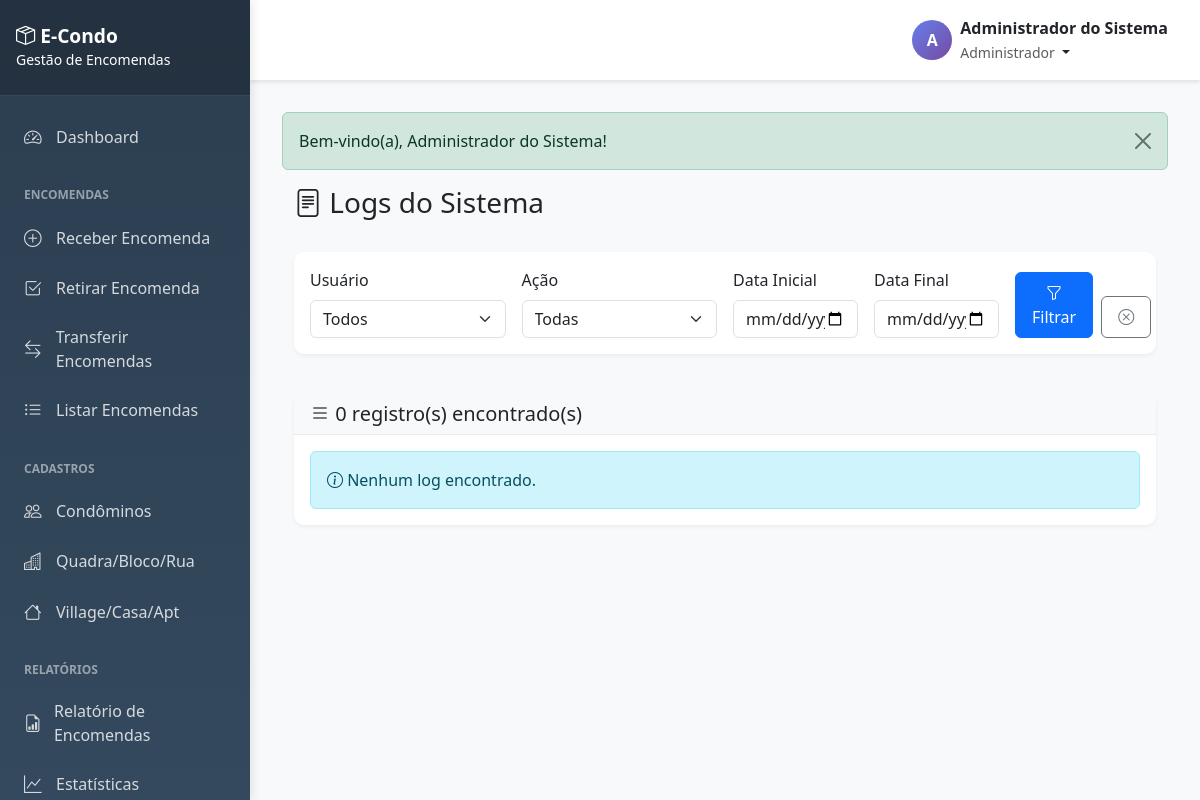
Screenshot of /admin/logs.php (signed in) with the database file from the repository.
### tables this page shows
CREATE TABLE IF NOT EXISTS users (
    id INT AUTO_INCREMENT PRIMARY KEY,
    username VARCHAR(50) NOT NULL UNIQUE,
    password VARCHAR(255) NOT NULL,
    full_name VARCHAR(100) NOT NULL,
    email VARCHAR(100) NOT NULL,
    role ENUM('admin', 'porteiro', 'administracao') NOT NULL DEFAULT 'porteiro',
    status ENUM('ativo', 'inativo') NOT NULL DEFAULT 'ativo',
    created_at TIMESTAMP DEFAULT CURRENT_TIMESTAMP,
    updated_at TIMESTAMP DEFAULT CURRENT_TIMESTAMP ON UPDATE CURRENT_TIMESTAMP,
    INDEX idx_username (username),
    INDEX idx_role (role),
    INDEX idx_status (status)
);

### config/config.php (called while the page is built, shortened)
<?php
spl_autoload_register(function ($class) {
    $directories = [
        BASE_PATH . 'app/models/',
        BASE_PATH . 'app/controllers/',
        BASE_PATH . 'app/core/',
        BASE_PATH . 'app/helpers/',
    ];
    foreach ($directories as $directory) {
        $file = $directory . $class . '.php';
        if (file_exists($file)) {
            return;
        }
    }
});
function isLoggedIn() {
    return isset($_SESSION['user_id']) && !empty($_SESSION['user_id']);
}
function getCurrentUser() {
    return [
        'id' => $_SESSION['user_id'] ?? null,
        'username' => $_SESSION['username'] ?? null,
        'full_name' => $_SESSION['full_name'] ?? null,
        'role' => $_SESSION['role'] ?? null,
        'email' => $_SESSION['email'] ?? null,
    ];
}
function hasRole($roles) {
    return in_array($_SESSION['role'] ?? '', $roles);
}
function getFlash() {
    if (isset($_SESSION['flash'])) {
        $flash = $_SESSION['flash'];
        return $flash;
    }
    return null;
}

### app/core/Model.php (called while the page is built, shortened)
<?php
class Model {
    protected $db;
    protected $table;
    public function __construct() {
        $this->db = Database::getInstance()->getConnection();
    }
    public function findAll($orderBy = 'id', $order = 'ASC') {
        $sql = "SELECT * FROM {$this->table} ORDER BY {$orderBy} {$order}";
        $stmt = $this->db->query($sql);
        return $stmt->fetchAll();
    }
    public function query($sql, $params = []) {
        $stmt = $this->db->prepare($sql);
        $stmt->execute($params);
        return $stmt->fetchAll();
    }
}

### app/core/Database.php (called while the page is built, shortened)
<?php
class Database {
    private static $instance = null;
    private $connection;
    private function __construct() {
        try {
            $dsn = "mysql:host=" . DB_HOST . ";dbname=" . DB_NAME . ";charset=" . DB_CHARSET;
            $options = [
                PDO::ATTR_ERRMODE => PDO::ERRMODE_EXCEPTION,
                PDO::ATTR_DEFAULT_FETCH_MODE => PDO::FETCH_ASSOC,
                PDO::ATTR_EMULATE_PREPARES => false,
                PDO::MYSQL_ATTR_INIT_COMMAND => "SET NAMES utf8mb4"
            ];
            $this->connection = new PDO($dsn, DB_USER, DB_PASS, $options);
        } catch (PDOException $e) {
            die("Erro de conexão com o banco de dados: " . $e->getMessage());
        }
    }
    public static function getInstance() {
        if (self::$instance === null) {
            self::$instance = new self();
        }
        return self::$instance;
    }
    public function getConnection() {
        return $this->connection;
    }
}

### app/models/User.php (called while the page is built, shortened)
<?php
class User extends Model {
    public function getAll() {
        return $this->findAll('full_name', 'ASC');
    }
}

### app/models/SystemLog.php (called while the page is built, shortened)
<?php
class SystemLog extends Model {
    protected $table = 'system_logs';
    public function search($filters = []) {
        $sql = "SELECT sl.*, u.full_name as user_name, u.username
                FROM {$this->table} sl
                LEFT JOIN users u ON sl.user_id = u.id
                WHERE 1=1";
        $params = [];
        $sql .= " ORDER BY sl.created_at DESC LIMIT 500";
        return $this->query($sql, $params);
    }
}

### admin/logs.php (the view, shortened to what this page needs)
<?php
require_once '../config/config.php';
$logModel = new SystemLog();
$filters = [
    'user_id' => $_GET['user_id'] ?? '',
    'action' => $_GET['action'] ?? '',
    'date_from' => $_GET['date_from'] ?? '',
    'date_to' => $_GET['date_to'] ?? '',
];
$logs = $logModel->search($filters);
$userModel = new User();
$users = $userModel->getAll();
require_once '../app/views/layouts/header.php';
?>
<div class="container-fluid">
    <div class="row">
        <div class="col-12">
            <div class="d-flex justify-content-between align-items-center mb-4">
                <h1 class="h3">
                    <i class="bi bi-file-text"></i> Logs do Sistema
                </h1>
            </div>
        </div>
    </div>
    <div class="row mb-3">
        <div class="col-12">
            <div class="card">
                <div class="card-body">
                    <form method="GET" action="" class="row g-3">
                        <div class="col-md-3">
                            <label for="user_id" class="form-label">Usuário</label>
                            <select class="form-select" id="user_id" name="user_id">
                                <option value="">Todos</option>
                            </select>
                        </div>
                        <div class="col-md-3">
                            <label for="action" class="form-label">Ação</label>
                            <select class="form-select" id="action" name="action">
                                <option value="">Todas</option>
                            </select>
                        </div>
                        <div class="col-md-2">
                            <label for="date_from" class="form-label">Data Inicial</label>
                            <input type="date" class="form-control" id="date_from" name="date_from"
                                   value="<?= htmlspecialchars($filters['date_from']) ?>">
                        </div>
                        <div class="col-md-2">
                            <label for="date_to" class="form-label">Data Final</label>
                            <input type="date" class="form-control" id="date_to" name="date_to"
                                   value="<?= htmlspecialchars($filters['date_to']) ?>">
                        </div>
                        <div class="col-md-2 d-flex align-items-end">
                            <button type="submit" class="btn btn-primary me-2">
                                <i class="bi bi-funnel"></i> Filtrar
                            </button>
                            <a href="<?= SITE_URL ?>/admin/logs.php" class="btn btn-outline-secondary">
                                <i class="bi bi-x-circle"></i>
                            </a>
                        </div>
                    </form>
                </div>
            </div>
        </div>
    </div>
    <div class="row">
        <div class="col-12">
            <div class="card">
                <div class="card-header bg-light">
                    <h5 class="mb-0">
                        <i class="bi bi-list"></i>
                        <?= count($logs) ?> registro(s) encontrado(s)
                    </h5>
                </div>
                <div class="card-body">
                    <?php if (empty($logs)): ?>
                        <div class="alert alert-info mb-0">
                            <i class="bi bi-info-circle"></i> Nenhum log encontrado.
                        </div>
                    <?php endif; ?>
                </div>
            </div>
        </div>
    </div>
</div>
<?php require_once '../app/views/layouts/footer.php'; ?>

### app/views/layouts/header.php (shortened to what this page needs)
<!DOCTYPE html>
<html lang="pt-BR">
<head>
    <link href="https://cdn.jsdelivr.net/npm/bootstrap@5.3.0/dist/css/bootstrap.min.css" rel="stylesheet">
    <link rel="stylesheet" href="https://cdn.jsdelivr.net/npm/bootstrap-icons@1.11.0/font/bootstrap-icons.css">
</head>
<body>
    <div class="sidebar">
        <div class="sidebar-header">
            <h4><i class="bi bi-box-seam"></i> E-Condo</h4>
            <small>Gestão de Encomendas</small>
        </div>
        <div class="sidebar-menu">
            <a href="<?= SITE_URL ?>/index.php" class="<?= basename($_SERVER['PHP_SELF']) == 'index.php' ? 'active' : '' ?>">
                <i class="bi bi-speedometer2"></i> Dashboard
            </a>
            <div class="menu-section">Encomendas</div>
            <?php if (hasRole(['admin', 'porteiro'])): ?>
            <a href="<?= SITE_URL ?>/packages/receive.php">
                <i class="bi bi-plus-circle"></i> Receber Encomenda
            </a>
            <?php endif; ?>
            <a href="<?= SITE_URL ?>/packages/pickup.php">
                <i class="bi bi-check2-square"></i> Retirar Encomenda
            </a>
            <?php if (hasRole(['admin', 'porteiro', 'administracao'])): ?>
            <a href="<?= SITE_URL ?>/packages/transfer.php">
                <i class="bi bi-arrow-left-right"></i> Transferir Encomendas
            </a>
            <?php endif; ?>
            <a href="<?= SITE_URL ?>/packages/list.php">
                <i class="bi bi-list-ul"></i> Listar Encomendas
            </a>
            <div class="menu-section">Cadastros</div>
            <?php if (hasRole(['admin'])): ?>
            <a href="<?= SITE_URL ?>/residents/list.php">
                <i class="bi bi-people"></i> Condôminos
            </a>
            <a href="<?= SITE_URL ?>/villages/list.php">
                <i class="bi bi-buildings"></i> Quadra/Bloco/Rua
            </a>
            <a href="<?= SITE_URL ?>/houses/list.php">
                <i class="bi bi-house"></i> Village/Casa/Apt
            </a>
            <?php endif; ?>
            <div class="menu-section">Relatórios</div>
            <a href="<?= SITE_URL ?>/reports/packages.php">
                <i class="bi bi-file-earmark-bar-graph"></i> Relatório de Encomendas
            </a>
            <?php if (hasRole(['admin'])): ?>
            <a href="<?= SITE_URL ?>/reports/statistics.php">
                <i class="bi bi-graph-up"></i> Estatísticas
            </a>
            <?php endif; ?>
        </div>
    </div>
    <div class="main-content">
        <div class="top-navbar">
            <div class="d-flex justify-content-between align-items-center">
                <div class="user-info">
                    <div class="user-avatar">
                        <?= strtoupper(substr(getCurrentUser()['full_name'], 0, 1)) ?>
                    </div>
                    <div class="dropdown">
                        <a class="text-decoration-none text-dark dropdown-toggle" href="#" role="button"
                           data-bs-toggle="dropdown" aria-expanded="false">
                            <strong><?= htmlspecialchars(getCurrentUser()['full_name']) ?></strong>
                            <br>
                            <small class="text-muted">
                                <?php
                                $roles = [
                                    'admin' => 'Administrador',
                                    'porteiro' => 'Porteiro',
                                    'administracao' => 'Administração'
                                ];
                                echo $roles[getCurrentUser()['role']] ?? getCurrentUser()['role'];
                                ?>
                            </small>
                        </a>
                    </div>
                </div>
            </div>
        </div>
        <div class="content-wrapper">
            <?php
            $flash = getFlash();
            if ($flash):
            ?>
                <div class="alert alert-<?= $flash['type'] ?> alert-dismissible fade show" role="alert">
                    <?= $flash['message'] ?>
                    <button type="button" class="btn-close" data-bs-dismiss="alert"></button>
                </div>
            <?php endif; ?>

### app/views/layouts/header.php (style rules this page uses)
:root { --sidebar-width: 250px; --header-height: 60px; }
body { font-family: 'Segoe UI', Tahoma, Geneva, Verdana, sans-serif; background-color: #f8f9fa; }
.sidebar { position: fixed; top: 0; left: 0; height: 100vh; width: var(--sidebar-width); background: linear-gradient(180deg, #2c3e50 0%, #34495e 100%); color: white; overflow-y: auto; z-index: 1000; box-shadow: 2px 0 10px rgba(0,0,0,0.1); }
.sidebar-header { padding: 1.5rem 1rem; background: rgba(0,0,0,0.2); border-bottom: 1px solid rgba(255,255,255,0.1); }
.sidebar-header h4 { margin: 0; font-size: 1.2rem; font-weight: 600; }
.sidebar-menu { padding: 1rem 0; }
.sidebar-menu a { display: flex; align-items: center; padding: 0.75rem 1.5rem; color: rgba(255,255,255,0.8); text-decoration: none; transition: all 0.3s; }
.sidebar-menu a i { margin-right: 0.75rem; font-size: 1.1rem; width: 20px; }
.sidebar-menu .menu-section { padding: 0.5rem 1.5rem; font-size: 0.75rem; text-transform: uppercase; color: rgba(255,255,255,0.5); font-weight: 600; margin-top: 1rem; }
.main-content { margin-left: var(--sidebar-width); min-height: 100vh; }
.top-navbar { background: white; box-shadow: 0 2px 4px rgba(0,0,0,0.1); padding: 1rem 2rem; margin-bottom: 2rem; }
.user-info { display: flex; align-items: center; gap: 0.5rem; }
.user-avatar { width: 40px; height: 40px; border-radius: 50%; background: linear-gradient(135deg, #667eea 0%, #764ba2 100%); display: flex; align-items: center; justify-content: center; color: white; font-weight: 600; }
.content-wrapper { padding: 0 2rem 2rem; }
.card { border: none; border-radius: 10px; box-shadow: 0 2px 4px rgba(0,0,0,0.05); margin-bottom: 1.5rem; }
.card-header { background: white; border-bottom: 1px solid #e9ecef; font-weight: 600; }
.btn { border-radius: 6px; padding: 0.5rem 1rem; font-weight: 500; }

### rows the page displays
users: full_name "A", full_name "Administrador do Sistema", role "Administrador"

### other values shown
$flash['message'] "Bem-vindo(a), Administrador do Sistema!"
count($logs) "0"
